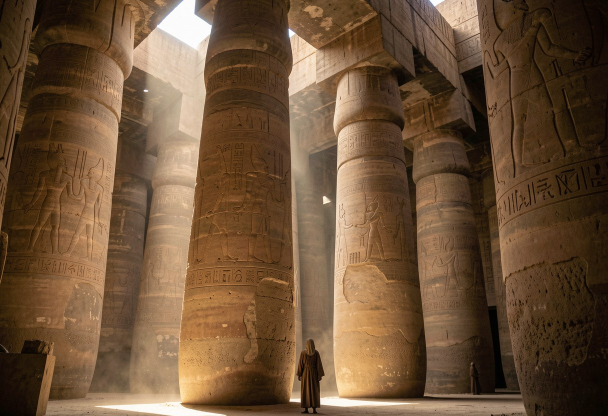
#> input picture assets/img/full/fiction/abydos-1.jpg, 1216 x 832 px (shown at 1/2 size)
$ python resize-generated.py ../assets/img/full/fiction/abydos-1.jpg ../assets/img/full/fiction/abydos-4.jpg ../assets/img/full/fiction/abydos-4.jpg
#> lines starting #> are read from the running program, lines starting #| are printed output that depends on the picture
"""Resize a raw ComfyUI PNG render into the site's thumb (500w) and full
(1280w) JPEG tiers, matching the widths build-photos.mjs uses for real
photos. Usage: python resize-generated.py <src.png> <thumb-out.jpg> <full-out.jpg>
"""
import sys
import os
from PIL import Image

THUMB_W = 500
FULL_W = 1280

src, thumb_out, full_out = sys.argv[1], sys.argv[2], sys.argv[3]
im = Image.open(src).convert("RGB")
#> im is the input picture: PIL image 1216x832 RGB; mean R, G, B 109.1, 81.7, 55.8
w, h = im.size
#> w = 1216; h = 832

os.makedirs(os.path.dirname(thumb_out), exist_ok=True)
os.makedirs(os.path.dirname(full_out), exist_ok=True)

thumb = im.resize((THUMB_W, round(h * THUMB_W / w)), Image.LANCZOS)
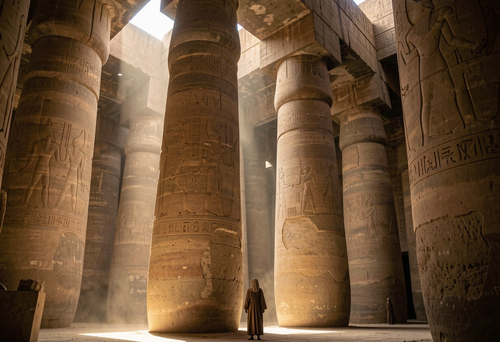
#> thumb: PIL image 500x342 RGB; mean R, G, B 109.1, 81.7, 55.8
thumb.save(thumb_out, "JPEG", quality=80, optimize=True, progressive=True)

full = im.resize((FULL_W, round(h * FULL_W / w)), Image.LANCZOS) if w > FULL_W else im
full.save(full_out, "JPEG", quality=88, optimize=True, progressive=True)

print(f"{src} -> {thumb_out}, {full_out}")

$ run again, on assets/img/full/fiction/abydos-5.jpg
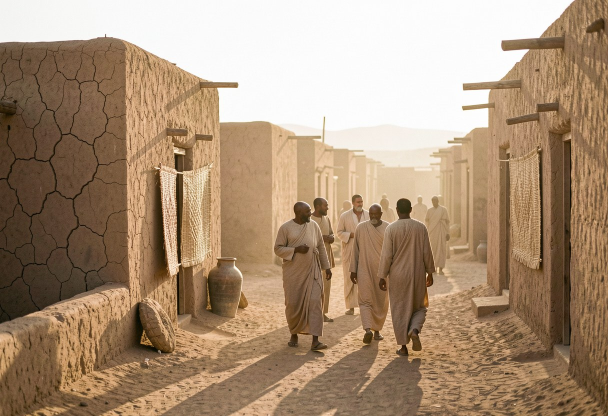
#> input picture assets/img/full/fiction/abydos-5.jpg, 1216 x 832 px (shown at 1/2 size)
#> im is the input picture: PIL image 1216x832 RGB; mean R, G, B 170.1, 144.6, 119
#> `thumb = im.resize((THUMB_W, round(h * THUMB_W / w)), Image.LANCZOS)`:
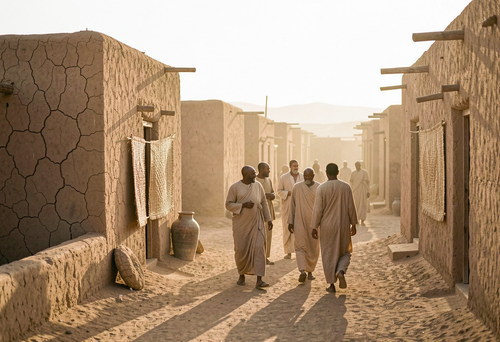
#> thumb: PIL image 500x342 RGB; mean R, G, B 170, 144.6, 119

$ run again, on assets/img/full/fiction/aerilon-0.jpg
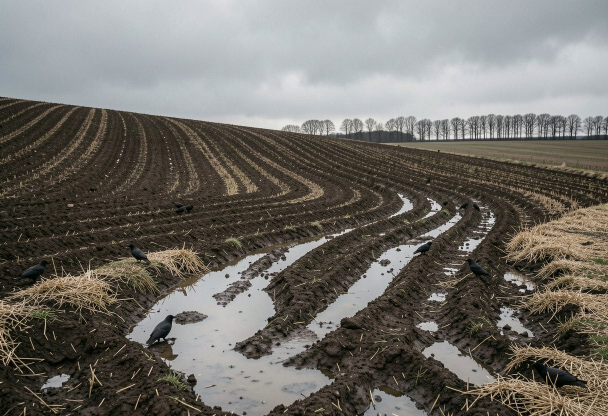
#> input picture assets/img/full/fiction/aerilon-0.jpg, 1216 x 832 px (shown at 1/2 size)
#> im is the input picture: PIL image 1216x832 RGB; mean R, G, B 113.5, 110.2, 104.1
#> `thumb = im.resize((THUMB_W, round(h * THUMB_W / w)), Image.LANCZOS)`:
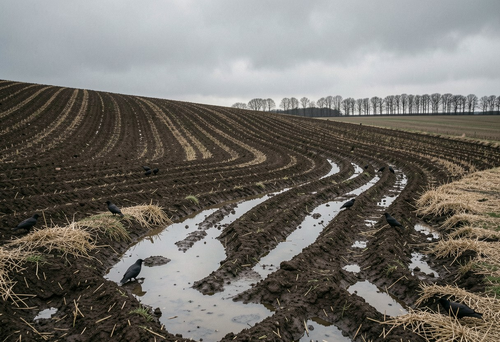
#> thumb: PIL image 500x342 RGB; mean R, G, B 113.5, 110.2, 104.1

$ run again, on assets/img/full/fiction/aerilon-1.jpg
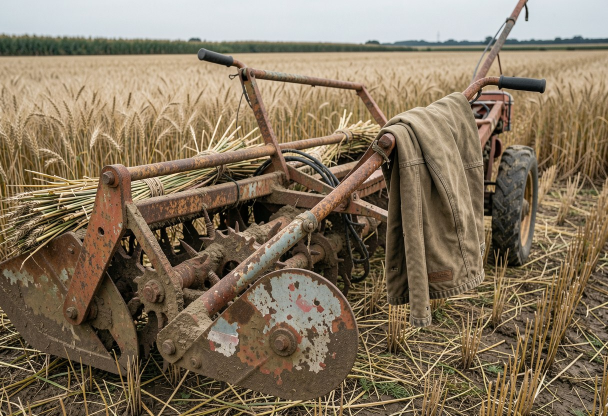
#> input picture assets/img/full/fiction/aerilon-1.jpg, 1216 x 832 px (shown at 1/2 size)
#> im is the input picture: PIL image 1216x832 RGB; mean R, G, B 131.9, 115.8, 93.2
#> `thumb = im.resize((THUMB_W, round(h * THUMB_W / w)), Image.LANCZOS)`:
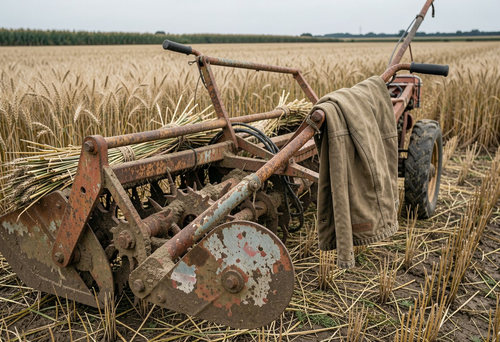
#> thumb: PIL image 500x342 RGB; mean R, G, B 131.9, 115.8, 93.2
